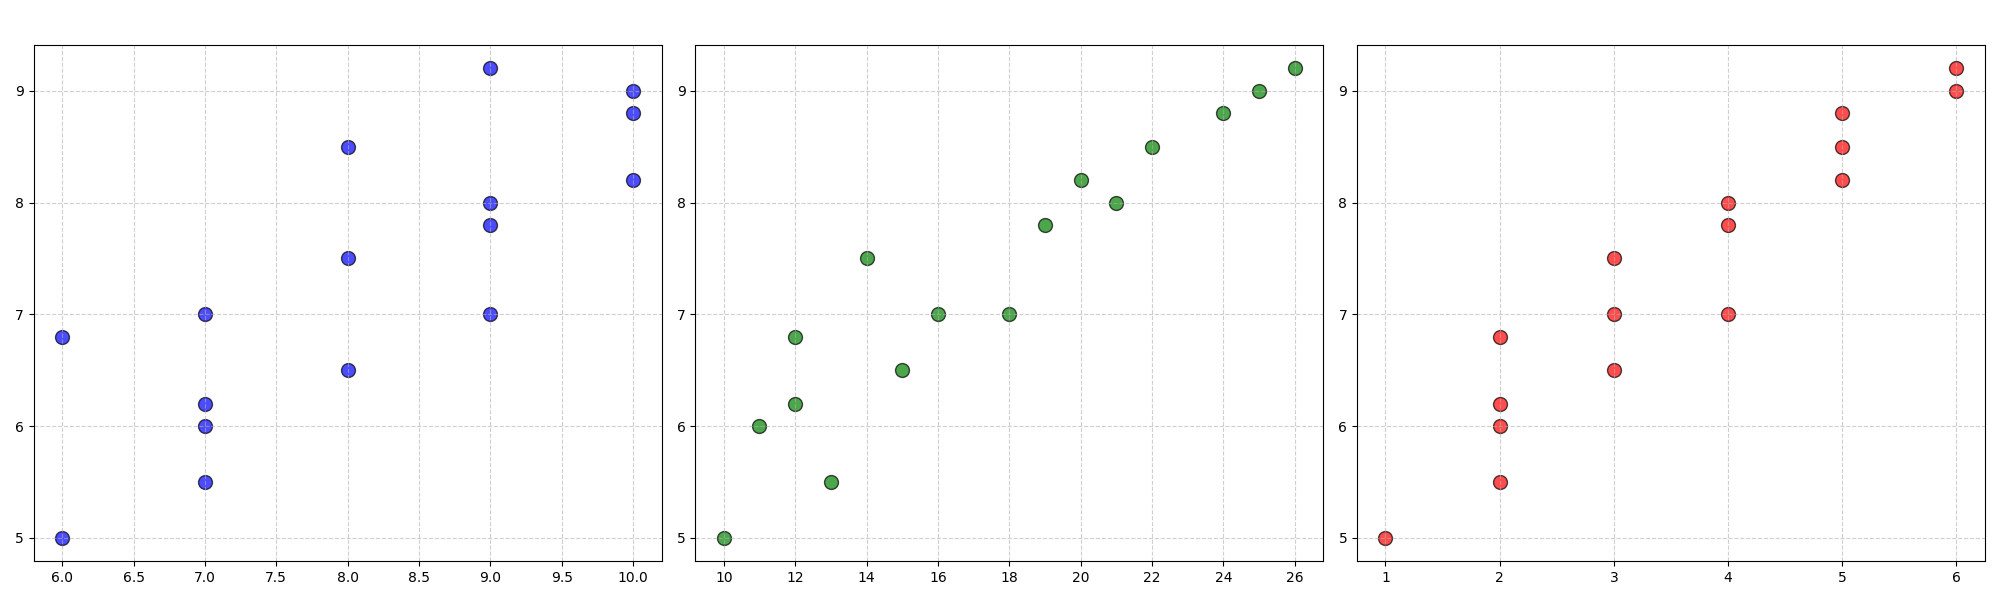

Generate this figure with Python:
import matplotlib.pyplot as plt
import numpy as np

# Data
happiness_score = np.array([5.0, 6.2, 6.5, 6.0, 7.0, 8.2, 7.5, 7.8, 9.0, 8.5, 7.0, 6.8, 8.0, 8.8, 9.2, 5.5])
sleep_hours = np.array([6, 7, 8, 7, 9, 10, 8, 9, 10, 8, 7, 6, 9, 10, 9, 7])
daily_steps = np.array([10, 12, 15, 11, 18, 20, 14, 19, 25, 22, 16, 12, 21, 24, 26, 13])
outdoor_hours = np.array([1, 2, 3, 2, 4, 5, 3, 4, 6, 5, 3, 2, 4, 5, 6, 2])

fig, axs = plt.subplots(1, 3, figsize=(20, 6))

# Scatter plot for Happiness vs. Sleep Hours
axs[0].scatter(sleep_hours, happiness_score, color='blue', s=100, edgecolor='black', alpha=0.7)
axs[0].grid(True, linestyle='--', alpha=0.6)

# Scatter plot for Happiness vs. Daily Steps
axs[1].scatter(daily_steps, happiness_score, color='green', s=100, edgecolor='black', alpha=0.7)
axs[1].grid(True, linestyle='--', alpha=0.6)

# Scatter plot for Happiness vs. Outdoor Hours
axs[2].scatter(outdoor_hours, happiness_score, color='red', s=100, edgecolor='black', alpha=0.7)
axs[2].grid(True, linestyle='--', alpha=0.6)

fig.tight_layout(rect=[0, 0, 1, 0.95])
plt.show()
